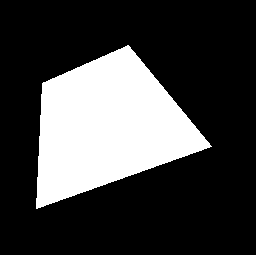
#> input picture CS415/Homework/HW-2/img/shape.bmp, 256 x 255 px
$ python main.py
#> lines starting #> are read from the running program, lines starting #| are printed output that depends on the picture; after the words box and inside, x2 and y2 are one past the last pixel; in counts of white or black regions, pixels touching at a corner belong together
#  main.py
''' --------------------------------------------------------------------------------------
 >> Assignment details and provided code are created and owned by Wang Tei.
 >> University of Illinois at Chicago - CS 415, Fall 2024
 >> --------------------------------------------------------------------------------------
 >> File   :: main.py
 >> Course :: CS 415 (42844), FA24
 >> Author :: Ryan Magdaleno (rmagd2)
 >> System :: Windows 10 w/ Python 3.11.3
 - -                             - -
 >> File overview ::
 >> This program implements the Canny Edge Detector algorithm. Smoothing is done using
 >> cv2's gaussian blur function. We calculate the gradient magnitudes and directions
 >> of the image using our own applied sobel x/y kernels. We then supress any non-
 >> maximums. We then do hysteresis thresholding and aquire the strong, weak, and noise
 >> maps. Finally, we link the weak edges to strong edges and create our canny edge
 >> detected output image. This program also solves some given problems found in
 >> the bundled pdf, specifically involving the Hough Transforms algorithm.
 - -          References         - -
 >> https://en.wikipedia.org/wiki/Canny_edge_detector
 >> https://en.wikipedia.org/wiki/Hough_transform
 - -                             - -
 >> Usage:
 >> ret_str := main("img/lena.png", test_thresholds[0], Options.P2)
 >> Meaning: Running problem 2 config on "img/lena.png" and use threshold 0 found in
 >> tuple test_thresholds.
 - -                             - -
 >> Extra Note:
 >> Store the input images in a folder called "img", else remove from paths here.
-------------------------------------------------------------------------------------- '''
# Module Imports ::
from typing import Optional, Tuple
from collections import namedtuple
from math import cos, sin, sqrt
from enum import Enum
import numpy as np
import cv2 as cv

# A named tuple for use in later functions :: - -                                      - -
Thresholds = namedtuple("Thresholds", ("low", "high"))

# Options for func main :: - -                                                         - -
class Options(Enum):
    P1 = 1
    P2 = 2
    P3 = 3
    P4 = 4

# Compute the image's gradient magnitudes and directions using sobel x/y kernels ::    - -
# [137 lines left out: functions compute_gradient, non_maximum_suppression, hysteresis_thresholding, edge_linking, hough_transform, suppress_non_maxima and 1 more, not called in this run]

# P4: Use cv2's Canny and HoughLine functions :: - -                                   - -
def problem_four(thres: Thresholds) -> Optional[str]:
#> called with thres = (30, 120)
    lena_img = cv.imread("img/lena.png", cv.IMREAD_GRAYSCALE)
    lena_img = cv.Canny(lena_img, thres.low, thres.high)

    shape_img = cv.imread("img/shape.bmp")
#> shape_img is the input picture: shape (255, 256, 3); 25.9% white; 1 white region, box (x1, y1, x2, y2) and area: (36, 45, 212, 209) 16922
    gray = cv.cvtColor(shape_img, cv.COLOR_BGR2GRAY)
    edges = cv.Canny(gray, thres.low, thres.high)
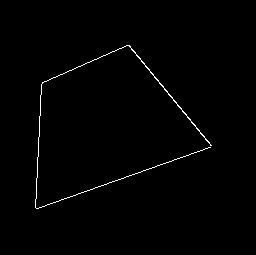
#> edges: shape (255, 256); 0.85% white in thin lines or dots, all inside (x1, y1, x2, y2) = (35, 45, 212, 209)

    for line in cv.HoughLines(edges, 2, np.pi / 180, 80): # paper params: 2, pi/180, 90
        rho, theta = line[0]
        a = np.cos(theta)
        b = np.sin(theta)
        x_0, y_0 = a * rho, b * rho
        x_1 = int(x_0 + 2000 * (-b)) # 2000: make sure full line, extend if needed.
        y_1 = int(y_0 + 2000 * (a))
        x_2 = int(x_0 - 2000 * (-b))
        y_2 = int(y_0 - 2000 * (a))
        cv.line(shape_img, (x_1, y_1), (x_2, y_2), (0, 0, 255), 2)
#> this loop made 8 passes
#> (rho, theta, a, b, x_0, y_0, x_1, y_1) on passes 1 to 8: (208, 1.24, 0.326, 0.946, 67.72, 196.7, -1823, 847), (-72, 2.46, -0.777, 0.629, 55.95, -45.31, -1202, -1599), (46, 0.0524, 0.999, 0.0523, 45.94, 2.41, -58, 1999), (-68, 2.44, -0.766, 0.643, 52.09, -43.71, -1233, -1575), (48, 0.0698, 0.998, 0.0698, 47.88, 3.35, -91, 1998), (-66, 2.43, -0.755, 0.656, 49.81, -43.3, -1262, -1552), (-76, 2.48, -0.788, 0.616, 59.89, -46.79, -1171, -1622), (92, 1.15, 0.407, 0.914, 37.42, 84.05, -1789, 897)
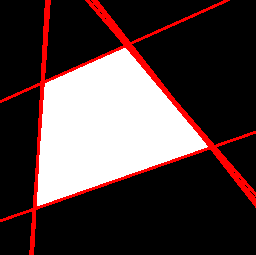
#> shape_img: shape (255, 256, 3); 6.68% of pixels changed, all inside (x1, y1, x2, y2) = (0, 0, 256, 255)

    cv.imwrite("img/output-cv2-Canny-lena.png",  lena_img)
    cv.imwrite("img/output-cv2-Hough-shape.bmp", shape_img)
    return ""

# Using the opt paramter, run specific functions and problems :: - -                   - -
def main(file_name: str, thres: Thresholds, opt: int) -> Optional[str]:
    # Check if problem 3/4:
    if opt == Options.P3:
        return problem_three()
    if opt == Options.P4:
        return problem_four(thres)

    img = cv.imread(file_name, cv.IMREAD_GRAYSCALE)
    if img is None:
        return "Image load failed."
    print(f"\n  Thres  : ({thres.low=}, {thres.high=})"
          f"\n  Stage 0: Load image \"{file_name}\" into memory.")

    # Smooth the image with a gaussian blur:
    img = cv.GaussianBlur(img, ksize=(9, 9), sigmaX=3)
    print("  Stage 1: Gaussian blur applied.")

    # Get the image gradient magnitudes and directions:
    g_magnitude, g_direction = compute_gradient(img)
    print("  Stage 2: Image gradient magnitudes and directions calculated.")

    # Apply non-maximum suppression:
    img = non_maximum_suppression(g_magnitude, g_direction)
    print("  Stage 3: Non-maximum suppression applied.")

    # Apply Hysteresis Thresholding onto nms'd image:
    strong_edges, weak_edges, noise = hysteresis_thresholding(img, thres)
    print("  Stage 4: Applied Hysteresis Thresholding onto nms'd image.")

    if opt == Options.P1:
        cv.imwrite("img/output-strong-edges.png", strong_edges)
        cv.imwrite("img/output-weak-edges.png", weak_edges)
        cv.imwrite("img/output-noise.png", noise)
        return ""

    # Link the weak edges to strong edges:
    img = edge_linking(strong_edges, weak_edges)
    print("  Stage 5: Link the weak edges to strong edges")

    thres_str = f"{str(thres.low).zfill(3)}-{str(thres.high).zfill(3)}"
    cv.imwrite(f"img/output-linked-edges-{thres_str}.png", img)
    return ""

# Program entrypoint :: - -                                                            - -
if __name__ == "__main__":
    test_thresholds = (Thresholds(30, 120), Thresholds(20, 70), Thresholds(10, 25))
    if ret_str := main("img/lena.png", test_thresholds[0], Options.P4):
        print(f"  Error :: {ret_str}")
